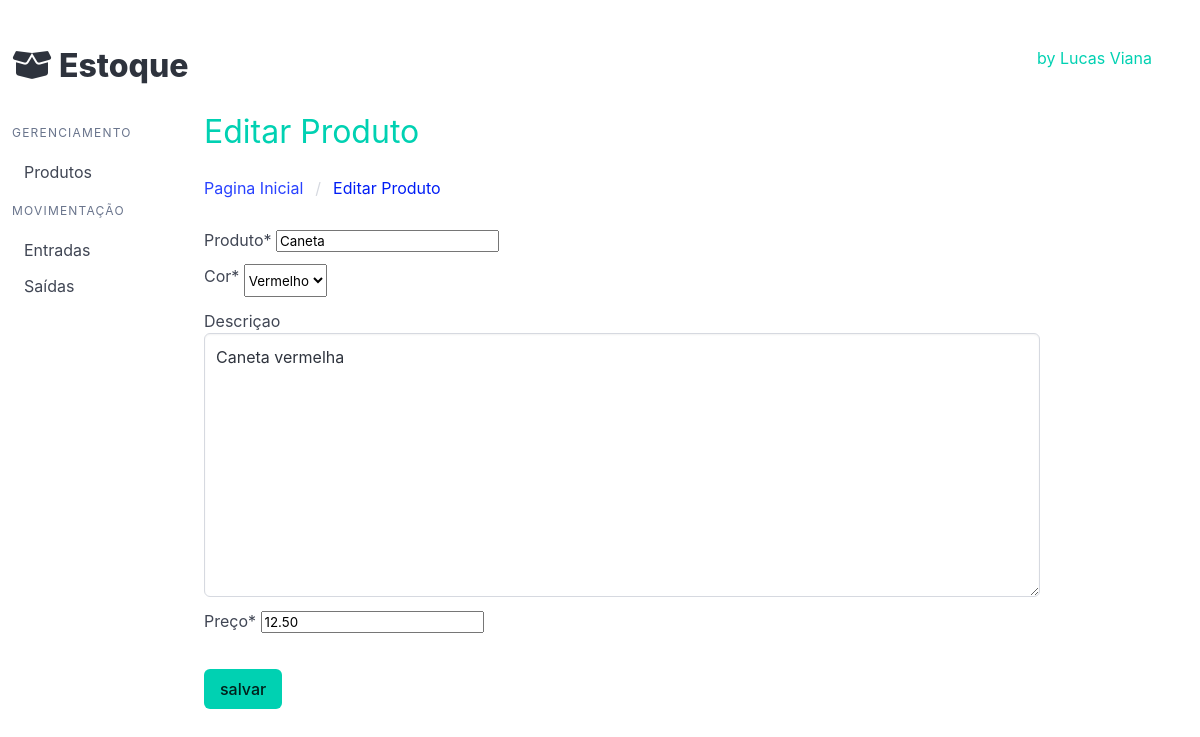
Page /produto/update_produto/4/ on the committed database.
### produto/models.py (models this page shows, shortened)
class Produtos(models.Model):
    produto = models.CharField('Produto', max_length=200)
    cor = models.ForeignKey(Cores, on_delete=models.PROTECT, verbose_name='Cor')
    descricao = models.TextField('Descriçao', blank=True)
    quantidade = models.IntegerField('Quantidade', default=0)
    preco = models.DecimalField('Preço', decimal_places=2, max_digits=8, default=0)
    criado = models.DateTimeField('Criado em', auto_now_add=True)
    modificado = models.DateField('Modificado em', auto_now=True)
    class Meta:
        verbose_name = 'Produto'
        verbose_name_plural = 'Produtos'
        ordering = ['-produto']

class Cores(models.Model):
    cor = models.CharField('Cor', max_length=200)
    def __str__(self):
        return self.cor

### produto/views.py (the view)
# urls.py: path('update_produto/<int:pk>/', update_produto, name='update_produto'),
def update_produto(request, pk):
    produto = Produtos.objects.get(pk=pk)
    if request.method == 'POST':
        form = ProdutoForm(request.POST, instance=produto)
        if form.is_valid():
            form.save()
            if form.cleaned_data['preco'] <= 0:
                form.add_error('preco', 'Insira apenas valores positivos maiores que zero.')
                return render(request, 'update_produto.html', {'form': form})
            return redirect('index')
    else:
        template_name = 'update_produto.html'
        context = {'form': ProdutoForm(instance=produto),'pk': pk,}
        return render(request, template_name, context)

### produto/forms.py
class ProdutoForm(ModelForm):
    class Meta:
        model = Produtos
        fields = ['produto', 'cor', 'descricao', 'preco']

### produto/templates/update_produto.html (shortened to what this page needs)
{% extends 'base.html' %}
{% load crispy_forms_tags %}
{% block product %}
<h1 class="subtitle is-3 has-text-primary">
    Editar Produto
</h1>
<div>
    <nav class="navbar breadcrumb" aria-label="breadcrumbs">
        <ul>
            <li class=""><a href="{% url 'produto:list_produto' %}">Pagina Inicial</a></li>
            <li class="is-active"><a href="#">Editar Produto</a></li>
        </ul>
    </nav>
</div>
<form action="{% url 'produto:update_produto' pk %}" method="post">
    {{ form|crispy }}
    <button class="button is-primary mt-5" type="submit">salvar</button>
</form>
{% endblock %}

### rows in the picture
Produtos: produto "Caneta", descricao "Caneta vermelha", preco "12.50"
Cores: cor "Vermelho"
